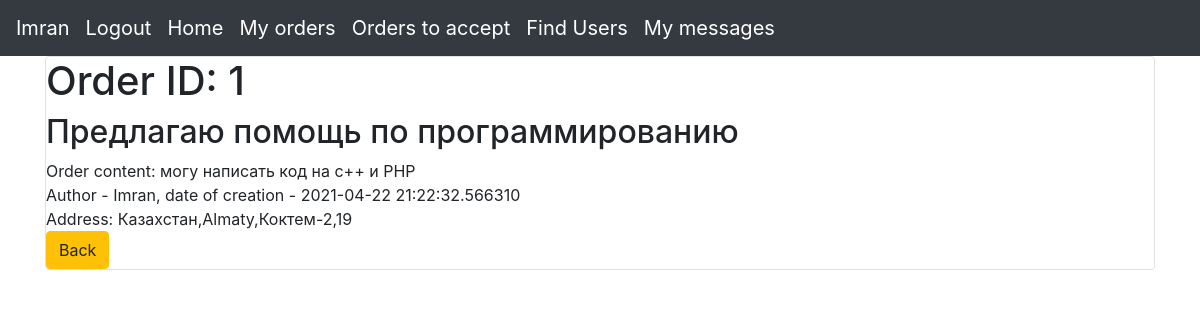
Screenshot of /look_details/1 (signed in) with the database file from the repository.
### data/users.py (models this page shows, shortened)
class User(SqlAlchemyBase, UserMixin):
    __tablename__ = 'users'
    id = sqlalchemy.Column(sqlalchemy.Integer, primary_key=True, autoincrement=True)
    name = sqlalchemy.Column(sqlalchemy.String, nullable=True)
    about = sqlalchemy.Column(sqlalchemy.String, nullable=True)
    email = sqlalchemy.Column(sqlalchemy.String, index=True, unique=True, nullable=True)
    hashed_password = sqlalchemy.Column(sqlalchemy.String, nullable=True)
    created_date = sqlalchemy.Column(sqlalchemy.DateTime, default=datetime.datetime.now)
    offers = orm.relation("Offer", back_populates='user')
    country = sqlalchemy.Column(sqlalchemy.String, nullable=True)
    city = sqlalchemy.Column(sqlalchemy.String, nullable=True)
    district = sqlalchemy.Column(sqlalchemy.String, nullable=True)
    building = sqlalchemy.Column(sqlalchemy.String, nullable=True)

### data/offers.py (models this page shows)
class Offer(SqlAlchemyBase):
    __tablename__ = 'offers'
    id = sqlalchemy.Column(sqlalchemy.Integer, primary_key=True, autoincrement=True)
    title = sqlalchemy.Column(sqlalchemy.String, nullable=True)
    content = sqlalchemy.Column(sqlalchemy.String, nullable=True)
    created_date = sqlalchemy.Column(sqlalchemy.DateTime, default=datetime.datetime.now)
    is_taken = sqlalchemy.Column(sqlalchemy.Boolean, default=False)
    user_id = sqlalchemy.Column(sqlalchemy.Integer, sqlalchemy.ForeignKey("users.id"))
    user = orm.relation('User')
    categories = orm.relation("Category", secondary="association", backref="offers")

### main.py (the view)
@app.route("/look_details/<int:offer_id>")
@login_required
def look_details(offer_id):
    db_sess = db_session.create_session()
    offer = db_sess.query(Offer).filter((Offer.id == offer_id), (Offer.is_taken == True)).first()
    title = offer.title
    id = offer.id
    user = offer.user
    date = offer.created_date
    content = offer.content
    db_sess.commit()
    return render_template("look_details.html", title=title, date=date, content=content, user=user, id=id)

### data/db_session.py (called while the page is built)
def create_session() -> Session:
    global __factory
    return __factory()

### main.py (called while the page is built)
@login_manager.user_loader
def load_user(user_id):
    db_sess = db_session.create_session()
    return db_sess.query(User).get(user_id)

### templates/look_details.html
{% extends "base.html" %}
{% block content %}
      <div class="col-md6 border rounded">
        <h1>Order ID: {{id}}</h1>
          <h2>{{title}}</h2>
          <div>
              Order content: {{content}}
          </div>
          <div>
              Author - {{ user.name }}, date of creation - {{ date }}
          </div>
          <div> Address: {{user.country}},{{user.city}},{{user.district}},{{user.building}}</div>
            <div>
                <a href="/my_orders" class="btn btn-warning">Back</a>
            </div>
      </div>
{% endblock %}

### templates/base.html (shortened to what this page needs)
<!doctype html>
<html lang="en">
<head>
    <link rel="stylesheet"
          href="https://stackpath.bootstrapcdn.com/bootstrap/4.4.1/css/bootstrap.min.css"
>
</head>
<body>
<header>
     <nav class="navbar navbar-expand-lg navbar-dark bg-dark">
      <div class="collapse navbar-collapse" id="navbar">
        <div class="navbar-nav">
          <a class="navbar-brand" href="#">{{current_user.name}}</a>
        {% if current_user.is_authenticated %}
            <a class="navbar-brand" href="/logout">Logout</a>
            <a class="navbar-brand" href="/">Home</a>
            <a class="navbar-brand" href="/my_orders">My orders</a>
            <a class="navbar-brand" href="/orders_to_take">Orders to accept</a>
            <a class="navbar-brand" href="/search_user">Find Users</a>
            <a class="navbar-brand" href="/my_messages">My messages</a>
        {% else %}
            <p>
                <a class="btn btn-primary " href="/register">Sign up</a>
                <a class="btn btn-success" href="/login">Log in</a>
                <a class="btn btn-success" href="/">Main</a>
            </p>
        {% endif %}
        </div>
      </div>
    </nav>
</header>
<main role="main" class="container">
    {% block content %}{% endblock %}
</main>
</body>
</html>

### rows the page displays
User: name "Imran", country "Казахстан", city "Almaty", district "Коктем-2", building "19"
Offer: title "Предлагаю помощь по программированию", content "могу написать код на с++ и PHP", created_date "2021-04-22 21:22:32.566310"

### other values shown
{{ id }} "1"
